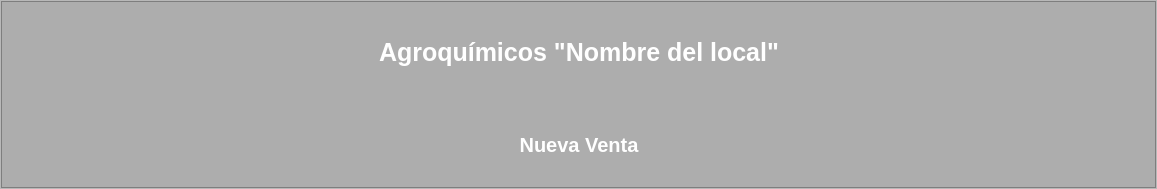
            <widget class="QWidget" name="pagePrincipal">
             <property name="styleSheet">
              <string notr="true">QFrame#fondo{
	border-image: url(:/img/aguacate.jpg);
}
QFrame#sombra{
	background-color: rgba(0,0,0,70);
}</string>
             </property>
             <layout class="QVBoxLayout" name="verticalLayout_4">
              <property name="spacing">
               <number>0</number>
              </property>
              <property name="leftMargin">
               <number>0</number>
              </property>
              <property name="topMargin">
               <number>0</number>
              </property>
              <property name="rightMargin">
               <number>0</number>
              </property>
              <property name="bottomMargin">
               <number>0</number>
              </property>
              <item>
               <widget class="QFrame" name="fondo">
                <property name="styleSheet">
                 <string notr="true"/>
                </property>
                <property name="frameShape">
                 <enum>QFrame::StyledPanel</enum>
                </property>
                <property name="frameShadow">
                 <enum>QFrame::Raised</enum>
                </property>
                <layout class="QVBoxLayout" name="verticalLayout_18">
                 <property name="spacing">
                  <number>0</number>
                 </property>
                 <property name="leftMargin">
                  <number>0</number>
                 </property>
                 <property name="topMargin">
                  <number>0</number>
                 </property>
                 <property name="rightMargin">
                  <number>0</number>
                 </property>
                 <property name="bottomMargin">
                  <number>0</number>
                 </property>
                 <item>
                  <widget class="QFrame" name="sombra">
                   <property name="styleSheet">
                    <string notr="true"/>
                   </property>
                   <property name="frameShape">
                    <enum>QFrame::StyledPanel</enum>
                   </property>
                   <property name="frameShadow">
                    <enum>QFrame::Raised</enum>
                   </property>
                   <layout class="QVBoxLayout" name="verticalLayout_32">
                    <property name="spacing">
                     <number>0</number>
                    </property>
                    <property name="leftMargin">
                     <number>0</number>
                    </property>
                    <property name="topMargin">
                     <number>0</number>
                    </property>
                    <property name="rightMargin">
                     <number>0</number>
                    </property>
                    <property name="bottomMargin">
                     <number>0</number>
                    </property>
                    <item>
                     <widget class="QFrame" name="frame">
                      <property name="minimumSize">
                       <size>
                        <width>0</width>
                        <height>100</height>
                       </size>
                      </property>
                      <property name="maximumSize">
                       <size>
                        <width>16777215</width>
                        <height>150</height>
                       </size>
                      </property>
                      <property name="styleSheet">
                       <string notr="true">background-color: rgba(0,0,0,0);</string>
                      </property>
                      <property name="frameShape">
                       <enum>QFrame::StyledPanel</enum>
                      </property>
                      <property name="frameShadow">
                       <enum>QFrame::Raised</enum>
                      </property>
                      <layout class="QHBoxLayout" name="horizontalLayout_3">
                       <item>
                        <spacer name="horizontalSpacer_4">
                         <property name="orientation">
                          <enum>Qt::Horizontal</enum>
                         </property>
                         <property name="sizeHint" stdset="0">
                          <size>
                           <width>300</width>
                           <height>20</height>
                          </size>
                         </property>
                        </spacer>
                       </item>
                       <item>
                        <widget class="QLabel" name="label_18">
                         <property name="font">
                          <font>
                           <family>MS Shell Dlg 2</family>
                           <pointsize>19</pointsize>
                           <weight>75</weight>
                           <bold>true</bold>
                          </font>
                         </property>
                         <property name="styleSheet">
                          <string notr="true">background-color: rgba(0,0,0,0);
color: rgb(255,255,255);</string>
                         </property>
                         <property name="text">
                          <string>Agroquímicos &quot;Nombre del local&quot;</string>
                         </property>
                        </widget>
                       </item>
                       <item>
                        <spacer name="horizontalSpacer_5">
                         <property name="orientation">
                          <enum>Qt::Horizontal</enum>
                         </property>
                         <property name="sizeHint" stdset="0">
                          <size>
                           <width>300</width>
                           <height>20</height>
                          </size>
                         </property>
                        </spacer>
                       </item>
                      </layout>
                     </widget>
                    </item>
                    <item>
                     <widget class="QFrame" name="frame_2">
                      <property name="styleSheet">
                       <string notr="true">background-color: rgba(0,0,0,0);</string>
                      </property>
                      <property name="frameShape">
                       <enum>QFrame::StyledPanel</enum>
                      </property>
                      <property name="frameShadow">
                       <enum>QFrame::Raised</enum>
                      </property>
                      <layout class="QHBoxLayout" name="horizontalLayout_4">
                       <item>
                        <spacer name="horizontalSpacer_2">
                         <property name="orientation">
                          <enum>Qt::Horizontal</enum>
                         </property>
                         <property name="sizeHint" stdset="0">
                          <size>
                           <width>442</width>
                           <height>20</height>
                          </size>
                         </property>
                        </spacer>
                       </item>
                       <item>
                        <widget class="QPushButton" name="btnNuevaVenta">
                         <property name="minimumSize">
                          <size>
                           <width>250</width>
                           <height>65</height>
                          </size>
                         </property>
                         <property name="maximumSize">
                          <size>
                           <width>0</width>
                           <height>16777215</height>
                          </size>
                         </property>
                         <property name="font">
                          <font>
                           <family>MS Sans Serif</family>
                           <pointsize>15</pointsize>
                           <weight>75</weight>
                           <bold>true</bold>
                          </font>
                         </property>
                         <property name="styleSheet">
                          <string notr="true">color: rgb(255,255,255);
background-color: rgb(	85, 99, 171);
border-radius:15px;</string>
                         </property>
                         <property name="text">
                          <string>Nueva Venta</string>
                         </property>
                        </widget>
                       </item>
                       <item>
                        <spacer name="horizontalSpacer_3">
                         <property name="orientation">
                          <enum>Qt::Horizontal</enum>
                         </property>
                         <property name="sizeHint" stdset="0">
                          <size>
                           <width>441</width>
                           <height>20</height>
                          </size>
                         </property>
                        </spacer>
                       </item>
                      </layout>
                     </widget>
                    </item>
                   </layout>
                  </widget>
                 </item>
                </layout>
               </widget>
              </item>
             </layout>
            </widget>
